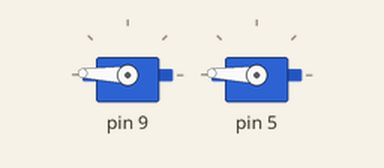
Recording of a sketch running on a simulated Arduino Uno, built with avr-gcc and run on an emulated ATmega328P. Parts: 2 × servo.

Above: at 0.05 s.
At 1.35 s:
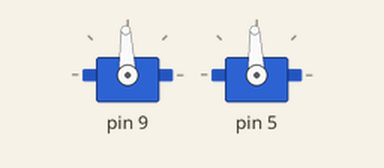
At 2.65 s:
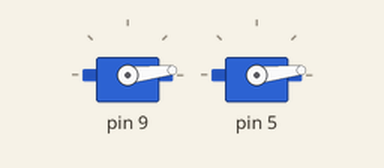
At 5.25 s:
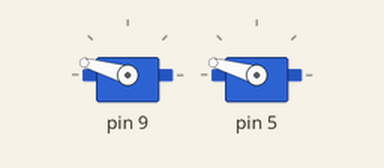
Timing chart, 0 to 7.1 s (numbered marks = the images above):
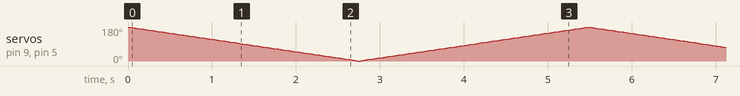

The sketch:

ServoTest.ino
```cpp
#include <ServoControl.h>

ServoControl servoR(9, 270);
ServoControl servoL(5, 270);

void setup() {
  servoR.begin();
  servoL.begin();
}

uint8_t prev_count = 0;
uint8_t dialnum = 127;

void loop() {
  // put your main code here, to run repeatedly:
  for (int i = 0; i < 270; i++) {
    servoR.writeDeg(i);
    servoL.writeDeg(i);
    delay(10);
  }
  for (int i = 269; i > 0; i--) {
    servoR.writeDeg(i);
    servoL.writeDeg(i);
    delay(10);
  }
}
```
